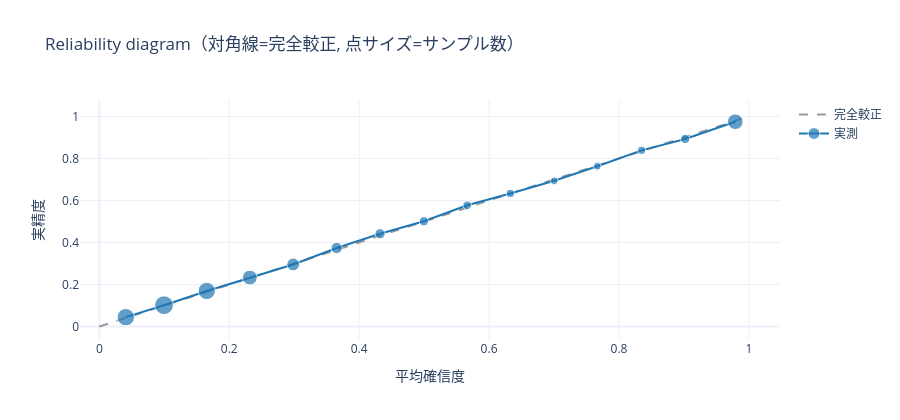

The notebook cell saved with this chart:
### Code cell
# reliability diagram（equal-width）
bins = [b for b in cal["reliability_equal_width"] if b["n"] > 0]
fig = go.Figure()
fig.add_trace(go.Scatter(x=[0,1], y=[0,1], mode="lines", line=dict(dash="dash", color="#999"), name="完全較正"))
fig.add_trace(go.Scatter(x=[b["avg_conf"] for b in bins], y=[b["acc"] for b in bins],
                         mode="lines+markers", name="実測", line=dict(color="#1f77b4"),
                         marker=dict(size=[max(4, b["n"]**0.5/8) for b in bins])))
fig.update_layout(title="Reliability diagram（対角線=完全較正, 点サイズ=サンプル数）",
                  xaxis_title="平均確信度", yaxis_title="実精度", template="plotly_white", height=420)
fig.show()

### Figure 1 — Plotly figure (JSON) as saved in the notebook; plotly's stock layout.template omitted (floating-point values rounded to 4 significant figures)
{"data": [{"line": {"color": "#999", "dash": "dash"}, "mode": "lines", "name": "完全較正", "type": "scatter", "x": [0, 1], "y": [0, 1]}, {"line": {"color": "#1f77b4"}, "marker": {"size": [17.34, 18.74, 17.21, 14.81, 12.79, 11.3, 10.18, 9.278, 8.648, 8.112, 7.811, 7.802, 8.029, 9.254, 15.59]}, "mode": "lines+markers", "name": "実測", "type": "scatter", "x": [0.04076, 0.09957, 0.1653, 0.2317, 0.2984, 0.3654, 0.4321, 0.4996, 0.5663, 0.6328, 0.7004, 0.7666, 0.8348, 0.9019, 0.979], "y": [0.04457, 0.1016, 0.1694, 0.2332, 0.2955, 0.3739, 0.4416, 0.501, 0.5771, 0.6333, 0.6937, 0.7628, 0.8386, 0.8929, 0.9748]}], "layout": {"height": 420, "title": {"text": "Reliability diagram（対角線=完全較正, 点サイズ=サンプル数）"}, "xaxis": {"title": {"text": "平均確信度"}}, "yaxis": {"title": {"text": "実精度"}}}}
